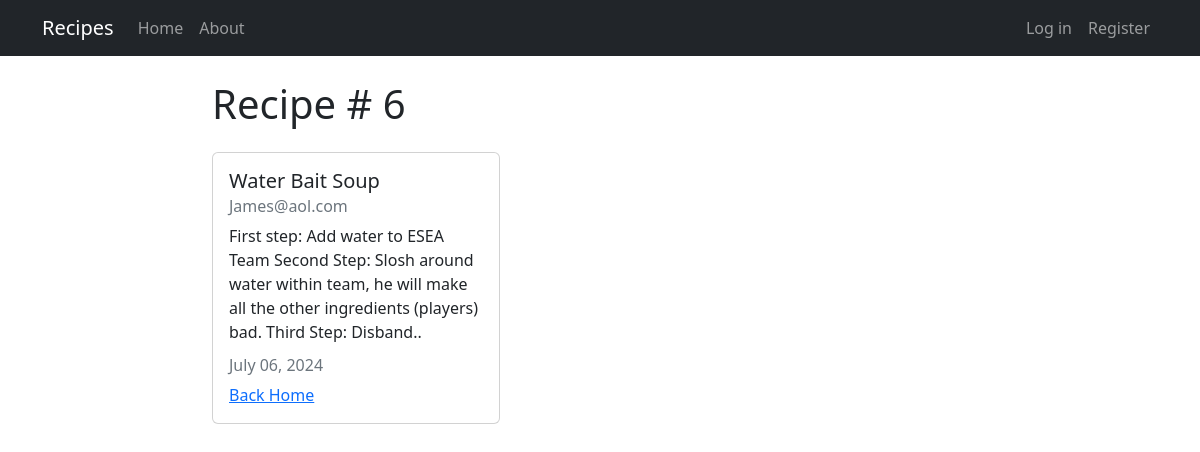
Page /recipe/6 on the committed database.
### recipes/models.py (models this page shows, shortened)
class Recipe(models.Model):
    title = models.CharField(max_length=100)
    description = models.TextField()
    author = models.ForeignKey(User, on_delete=models.CASCADE)
    created_at = models.DateTimeField(auto_now_add=True)
    updated_at = models.DateTimeField(auto_now=True)

### recipes/views.py (the view)
# urls.py: path("recipe/<int:pk>", views.RecipeDetailList.as_view(), name="recipes-detail"),
class RecipeDetailList(DetailView):
    model = models.Recipe

### recipes/templates/recipes/recipe_detail.html (shortened to what this page needs)
{% extends 'recipes/base.html' %}
    {% block content %}
    <h1>Recipe # {{object.id}}</h1>
    <div class="card my-4" style="width: 18rem;">
        <div class="card-body">
            <h5 class="card-title">{{object.title}}</h5>
            <h6 class="card-subtitle mb-2 text-muted">{{object.author}}</h6>
            <p class="card-text">{{object.description}}</p>
            <h6 class="card-subtitle mb-2 text-muted">{{object.updated_at| date:"F d, Y"}}</h6>
            <a href="{% url 'recipes-home' %}" class="card-link">Back Home</a>
        </div>
    </div>
    {% endblock content%}

### rows in the picture
Recipe: id "6", title "Water Bait Soup", author "James@aol.com", description "First step: Add water to ESEA Team Second Step: Slosh around water within team, he will make all the other ingredients (players) bad. Third Step: Disband..", updated_at "July 06, 2024"
